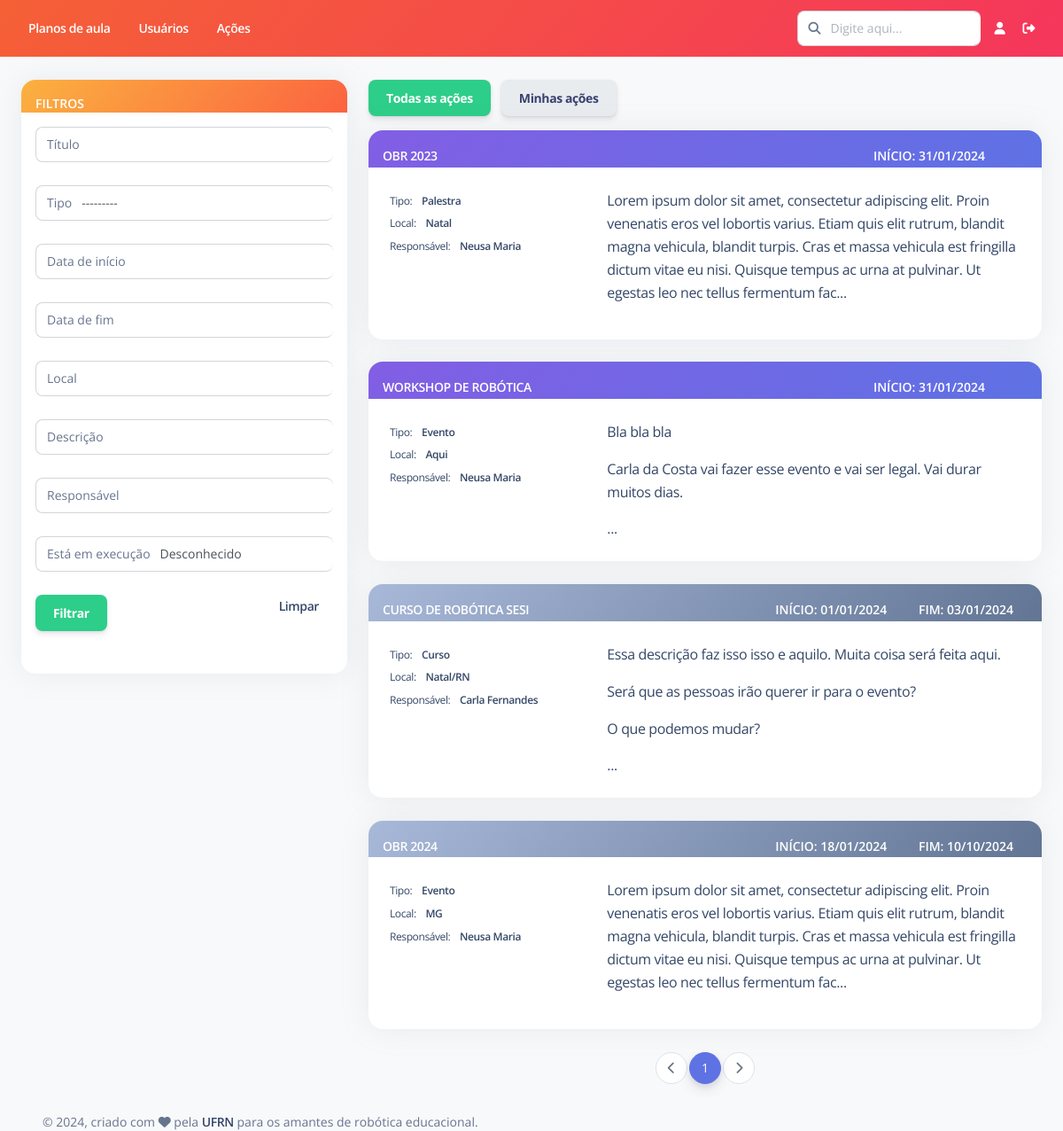
Before: /acoes/listar/ with the older database file.
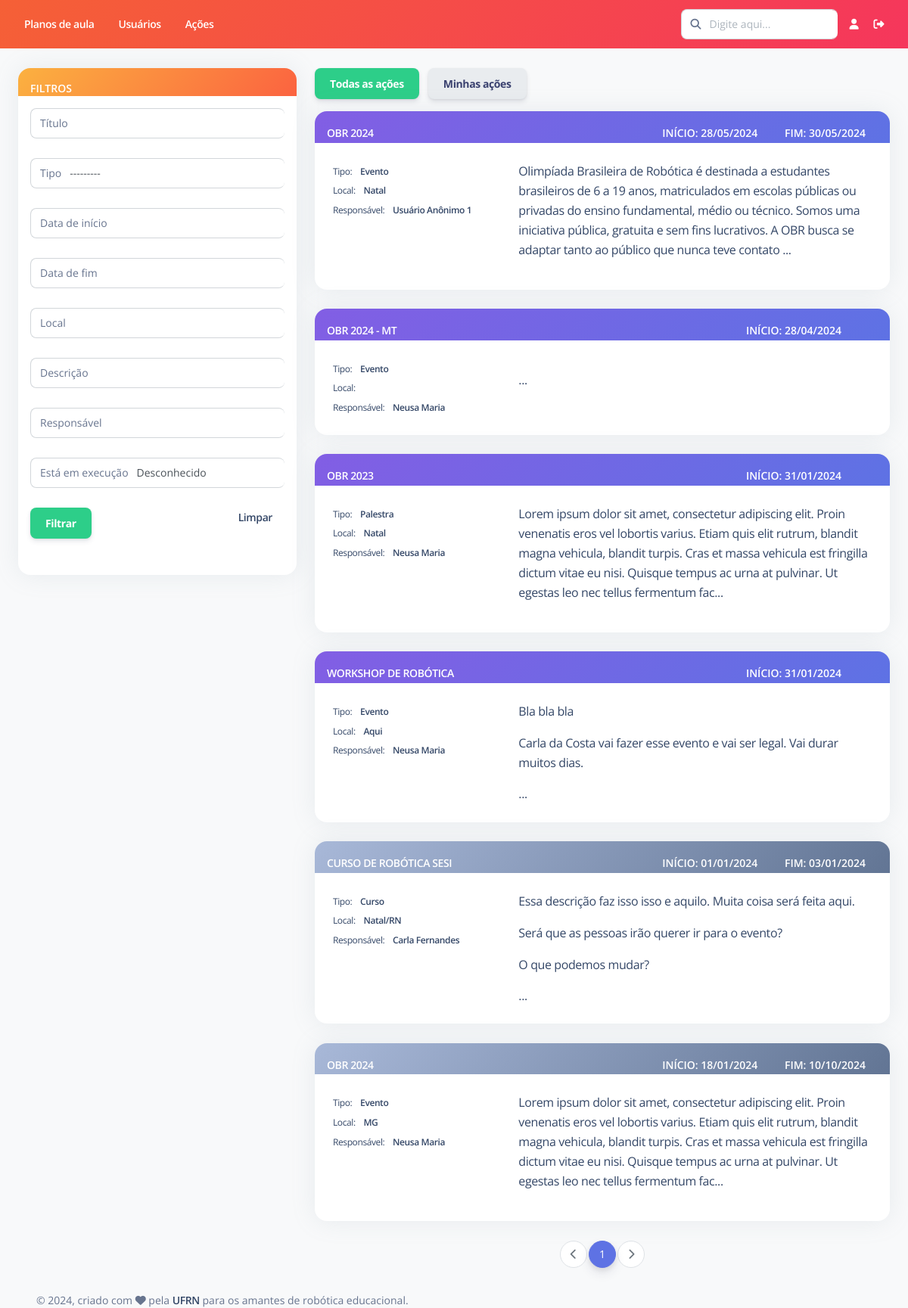
After: the same page with the newer database file.
### Acoes/models.py (models this page shows, shortened)
class Acoes(models.Model):
    titulo = models.CharField(max_length=500, verbose_name="Título")
    tipo = models.CharField(max_length=20, choices=TIPO, default='Evento')
    data_inicio = models.DateField(default = date.today, verbose_name = "Data de início")
    data_fim = models.DateField(null=True, blank = True, verbose_name = "Data de fim")
    local = models.CharField(max_length=200, null=True, blank=True, verbose_name="Local")
    descricao = models.TextField(null=True, blank=True,verbose_name="Descrição")
    responsavel = models.ForeignKey(Usuario, on_delete=models.RESTRICT,verbose_name="Responsável")
    status = models.BooleanField(default=True, verbose_name = "Está em execução")
    deletada = models.BooleanField(default=False, verbose_name = "Deletado")
    class Meta:
        ordering = ['-status', '-data_inicio', '-data_fim', 'titulo']
        verbose_name = "Ação"
        verbose_name_plural = "Ações"

### Acoes/views.py (the view)
# urls.py: path('listar/', views.ListarTodasAcoes.as_view(), name='listar'),
class ListarTodasAcoes(generic.ListView):
    model = Acoes
    template_name = 'Acoes/listar.html'
    context_object_name = 'lista_acoes'
    paginate_by = 10
    def get_queryset(self):
        qs = super().get_queryset()
        acoes_filtradas = AcoesFiltro(self.request.GET, queryset=Acoes.objects.filter(deletada=False))
        qs_filtrada = acoes_filtradas.qs
        return qs_filtrada
    def get_context_data(self,**kwargs):
        context = super(ListarTodasAcoes,self).get_context_data(**kwargs)
        acoes_filtradas = AcoesFiltro(self.request.GET, queryset=Acoes.objects.filter(deletada=False))
        context['acoes_filtradas'] = acoes_filtradas.qs
        context['form_filtro'] = acoes_filtradas.form
        context['exibir_todos'] = True
        return context

### Usuario/models.py (called while the page is built)
    def __str__(self):
        return self.first_name + " " + self.last_name

### templates/Acoes/listar.html (shortened to what this page needs)
{% extends "Base/base.html" %}
{% load static %}
{% load pagination_tags %}
{% load widget_tweaks %}
{% block conteudo %}
<br>
<div class="row">
    <div class="col-md-4 col-lg-4">
        <div class="card border-primary">
            <div class="card-header pb-0 p-3 bg-gradient-warning">
                <p class="text-sm mb-0 text-uppercase text-white font-weight-bold">Filtros</p>
            </div>
            <div class="card-body p-3 overflow-auto">
                <div class="form-group">
                    <form action="" method="get">
                        <div class="input-group">
                            <span class="input-group-text text-body">Título</span>
                            {{form_filtro.titulo|add_class:"form-control"}}
                        </div>
                        <br>
                        <div class="input-group">
                            <span class="input-group-text text-body">Tipo</span>
                            {{form_filtro.tipo|add_class:"form-control"}}
                        </div>
                        <br>
                        <div class="input-group">
                            <span class="input-group-text text-body">Data de início</span>
                            {{form_filtro.data_inicio|add_class:"form-control"}}
                        </div>
                        <br>
                        <div class="input-group">
                            <span class="input-group-text text-body">Data de fim</span>
                            {{form_filtro.data_fim|add_class:"form-control"}}
                        </div>
                        <br>
                        <div class="input-group">
                            <span class="input-group-text text-body">Local</span>
                            {{form_filtro.local|add_class:"form-control"}}
                        </div>
                        <br>
                        <div class="input-group">
                            <span class="input-group-text text-body">Descrição</span>
                            {{form_filtro.descricao|add_class:"form-control"}}
                        </div>
                        <br>
                        <div class="input-group">
                            <span class="input-group-text text-body">Responsável</span>
                            {{form_filtro.responsavel|add_class:"form-control"}}
                        </div>
                        <br>
                        <div class="input-group">
                            <span class="input-group-text text-body">Está em execução</span>
                            {{form_filtro.status|add_class:"form-control"}}
                        </div>
                        <br>
                        <input type="submit" class="btn btn-success" value="Filtrar">
                        <div class="float-end">
                            {% if exibir_todos %}
                                <a href="{% url 'acoes:listar' %}"><span class="text-sm mb-0 font-weight-bold px-3">Limpar</span></a>
                            {% else %}
                                <a href="{% url 'acoes:listar_usuario' pk=user.pk %}"><span class="text-sm mb-0 font-weight-bold px-3">Limpar</span></a>
                            {% endif %}
                        </div>
                    </form>
                </div>
            </div>
        </div>
    </div>
    <div class="col-md-8 col-lg-8">
        {% if exibir_todos %}
            <a href="{% url 'acoes:listar' %}" class="btn btn-success me-2">Todas as ações</a>
            <a href="{% url 'acoes:listar_usuario' pk=user.pk %}" class="btn btn-light me-2">Minhas ações</a>
        {% else %}
            <a href="{% url 'acoes:listar' %}" class="btn btn-light me-2">Todas as ações</a>
            <a href="{% url 'acoes:listar_usuario' pk=user.pk %}" class="btn btn-success me-2">Minhas ações</a>
            <a href="{% url 'acoes:criar' %}" class="btn btn-info me-2 float-end"><i class="fa fa-plus"></i></a>
        {% endif %}
        <br>
        {% now "Y-m-d" as todays_date %}
        {% for acao in lista_acoes %}
            <div class="card">
                {% if acao.data_fim is not None and todays_date > acao.data_fim|date:"Y-m-d" or acao.status is False %}
                    <div id="card_header_informacoes" class="card-header bg-gradient-secondary pb-0 p-3">
                {% else %}
                    <div id="card_header_informacoes" class="card-header bg-gradient-primary pb-0 p-3">
                {% endif %}
                    <span class="text-sm mb-0 text-uppercase text-white font-weight-bold">
                        <a href="{% url 'acoes:detalhes' pk=acao.pk %}" class="text-white">
                            {{acao.titulo}}
                        </a>
                    </span>
                    <div class="float-end">
                        <span class="text-sm mb-0 text-uppercase text-white font-weight-bold px-3">
                            Início: {{ acao.data_inicio|date:"d/m/Y" }}
                        </span>
                        <span class="text-sm mb-0 text-uppercase text-white font-weight-bold px-3">
                            {% if acao.data_fim is not None %}
                                Fim: {{ acao.data_fim|date:"d/m/Y" }}
                            {% endif %}
                        </span>
                    </div>
                </div>
                <a href="{% url 'acoes:detalhes' pk=acao.pk %}">
                    <div class="card-body row">
                        <div class="col-4">
                            <span class="mb-2 text-xs">Tipo:
                                <span class="text-dark font-weight-bold ms-sm-2">
                                    {{ acao.tipo }}
                                </span>
                            </span>
                            <br>
                            <span class="mb-2 text-xs">Local:
                                <span class="text-dark font-weight-bold ms-sm-2">
                                    {% if acao.local is not None %}
                                        {{ acao.local }}
                                    {% endif %}
                                </span>
                            </span>
                            <br>
                            <span class="mb-2 text-xs">Responsável:
                                <span class="text-dark font-weight-bold ms-sm-2">
                                    {% if acao.responsavel is not None %}
                                        {{ acao.responsavel }}
                                    {% endif %}
                                </span>
                            </span>
                        </div>
                        <div class="col-8">
                            <div class="overflow-auto">
                                {{ acao.descricao|linebreaks|slice:":300" }}...
                            </div>
                        </div>
                    </div>
                </a>
            </div>
            <br>
        {% endfor %}
        <nav class="justify-content-center d-flex pagination">
            <ul class="pagination">
                {% if page_obj.has_previous %}
                    <li class="page-item">
                        <a href="?{% url_replace request 'page' page_obj.previous_page_number %}" class="page-link" aria-label="Previous">
                            <i class="fas fa-chevron-left"></i>
                        </a>
                    </li>
                {% else %}
                    <li class="page-item disabled">
                        <a href="" class="page-link" aria-label="Previous">
                            <i class="fas fa-chevron-left"></i>
                        </a>
                    </li>
                {% endif %}
                {% for i in page_obj.paginator.page_range %}
                    {% if page_obj.number == i %}
                        <li class="active page-item">
                            <span class="page-link">{{ i }} <span class="sr-only">(current)</span></span>
                        </li>
                    {% elif i > page_obj.number|add:'-3' and i < page_obj.number|add:'3' %}
                        <li class="page-item">
                            <a href="?{% url_replace request 'page' i %}" class="page-link">{{ i }}</a>
                        </li>
                    {% endif %}
                {% endfor %}
                {% if page_obj.has_next %}
                    <li class="page-item">
                        <a href="?{% url_replace request 'page' page_obj.next_page_number %}" class="page-link" aria-label="Next">
                            <i class="fas fa-chevron-right"></i>
                        </a>
                    </li>
                {% else %}
                    <li class="page-item disabled">
                        <a href="" class="page-link" aria-label="Next">
                            <i class="fas fa-chevron-right"></i>
                        </a>
                    </li>
                {% endif %}
            </ul>
        </nav>
    </div>
</div>
{% endblock %}

### templates/Base/base.html (shortened to what this page needs)
<!DOCTYPE html>
<html lang="pt-br">
  {% load static %}
<head>
    {% include "Base/cabecalho.html" %}
</head>
<body class="g-sidenav-show bg-gray-100">
  <main class="main-content position-relative border-radius-lg ">
    <nav class="navbar navbar-main navbar-expand-lg px-0 shadow-none bg-gradient-danger" id="navbarBlur" data-scroll="false">
        <div class="container-fluid py-1 px-3">
          {% include "Base/navbar-horizontal.html" %}
        </div>
    </nav>
    <div class="container-fluid">
        {% block conteudo %}
        {% endblock %}
        {% include "Base/rodape.html" %}
    </div>
  </main>
  {% include "Base/scripts.html" %}
</body>
</html>

### templates/Base/cabecalho.html (shortened to what this page needs)
{% load static %}
<link href="{% static 'assets/css/nucleo-icons.css' %}" rel="stylesheet" />
<link href="{% static 'assets/css/nucleo-svg.css' %}" rel="stylesheet" />
<link rel="stylesheet" href="https://cdn.jsdelivr.net/npm/@fortawesome/fontawesome-free@5.15.4/css/fontawesome.min.css">
<link href="{% static 'assets/css/nucleo-svg.css' %}" rel="stylesheet" />
<link id="pagestyle" href="{% static 'assets/css/argon-dashboard.css' %}" rel="stylesheet" />

### templates/Base/navbar-horizontal.html (shortened to what this page needs)
{% load static %}
      <div class="collapse navbar-collapse mt-sm-0 mt-2 me-md-0 me-sm-4" id="navbar">
        <div class="navbar-nav mr-auto">
          <ul class="navbar-nav justify-content-end">
            <li class="nav-item px-3 d-flex align-items-center">
              <a href="{% url 'plano_aula:listar' %}" class="nav-link font-weight-bold px-0 text-white">
                <span class="d-sm-inline d-none">Planos de aula</span>
              </a>
            </li>
            <li class="nav-item px-3 d-flex align-items-center">
              <a href="" class="nav-link font-weight-bold px-0 text-white">
                <span class="d-sm-inline d-none">Usuários</span>
              </a>
            </li>
            <li class="nav-item px-3 d-flex align-items-center">
              <a href="{% url 'acoes:listar' %}" class="nav-link font-weight-bold px-0 text-white">
                <span class="d-sm-inline d-none">Ações</span>
              </a>
            </li>
          </ul>
        </div>
        <div class="navbar-nav ml-auto collapse navbar-collapse justify-content-end">
          <div class="pe-md-3 d-flex align-items-center">
            <div class="input-group">
              <span class="input-group-text text-body"><i class="fa fa-search" aria-hidden="true"></i></span>
              <input type="text" class="form-control" placeholder="Digite aqui...">
            </div>
          </div>
          <ul class="navbar-nav justify-content-end">
            <li class="nav-item d-flex align-items-center">
              <a href="" class="nav-link font-weight-bold px-0 text-white">
                <i class="fa fa-user me-sm-1"></i>
              </a>
            </li>
            <li class="nav-item px-3 d-flex align-items-center">
              <a href="javascript:;" class="nav-link p-0 text-white">
                <i class="fa fa-sign-out-alt fixed-plugin-button-nav cursor-pointer"></i>
              </a>
            </li>
          </ul>
        </div>
      </div>

### templates/Base/rodape.html (shortened to what this page needs)
<footer class="footer pt-3  ">
    <div class="container-fluid">
      <div class="row align-items-center justify-content-lg-between">
        <div class="col-lg-6 mb-lg-0 mb-4">
          <div class="copyright text-center text-sm text-muted text-lg-start">
            © ,
            criado com <i class="fa fa-heart"></i> pela
            <a href="https://www.ufrn.br" class="font-weight-bold" target="_blank">UFRN</a>
            para os amantes de robótica educacional.
          </div>
        </div>
      </div>
    </div>
  </footer>

### templates/Base/scripts.html (shortened to what this page needs)
{% load static %}
<link rel="stylesheet" type="text/css" href="http://cdn.datatables.net/1.11.5/css/jquery.dataTables.min.css">

Changed rows visible on the page:
added Acoes: titulo "OBR 2024", data_inicio "28/05/2024", data_fim "30/05/2024", tipo "Evento", local "Natal", responsavel "Usuário Anônimo 1", descricao "Olimpíada Brasileira de Robótica é destinada a estudantes brasileiros de 6 a 19 anos, matriculados em escolas públicas ou privadas do ensino fundamental, médio ou técnico. Somos uma iniciativa pública, gratuita e sem fins lucrativos. A OBR busca se adaptar tanto ao público que nunca teve contato"
added Acoes: titulo "OBR 2024 - MT", data_inicio "28/04/2024", tipo "Evento", responsavel "Neusa Maria"
